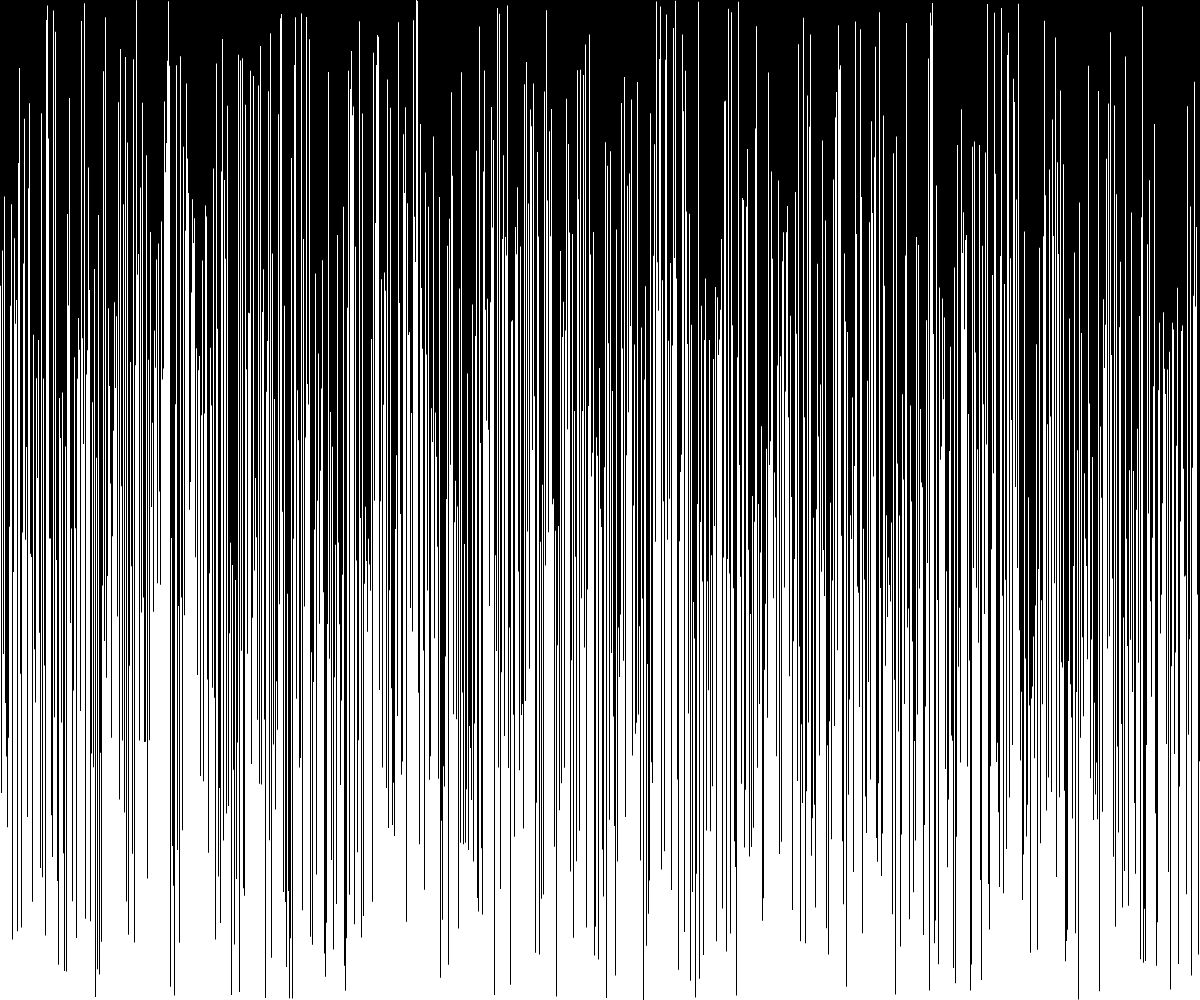
Frame 1 (no input)
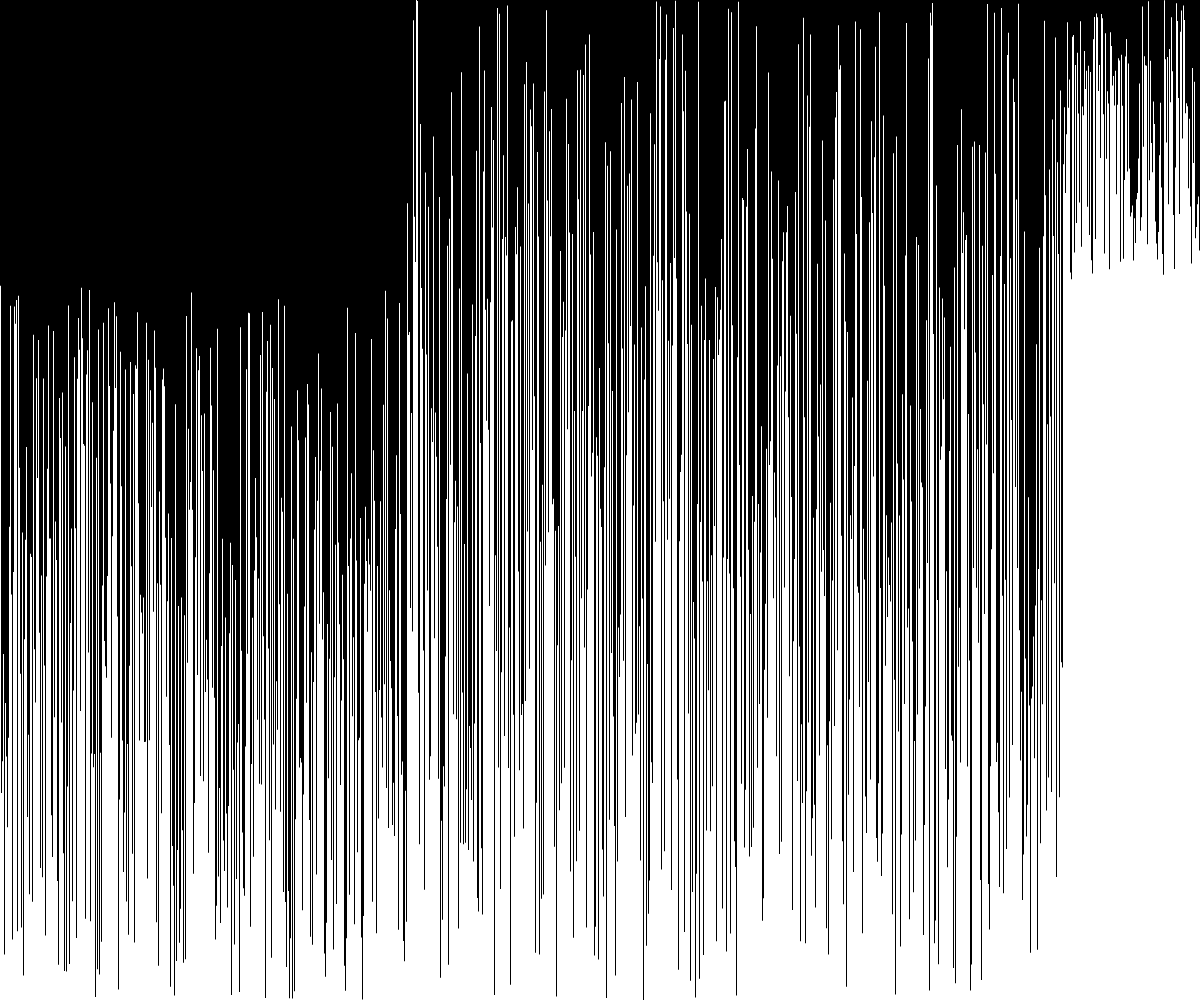
Frame 60 (no input)
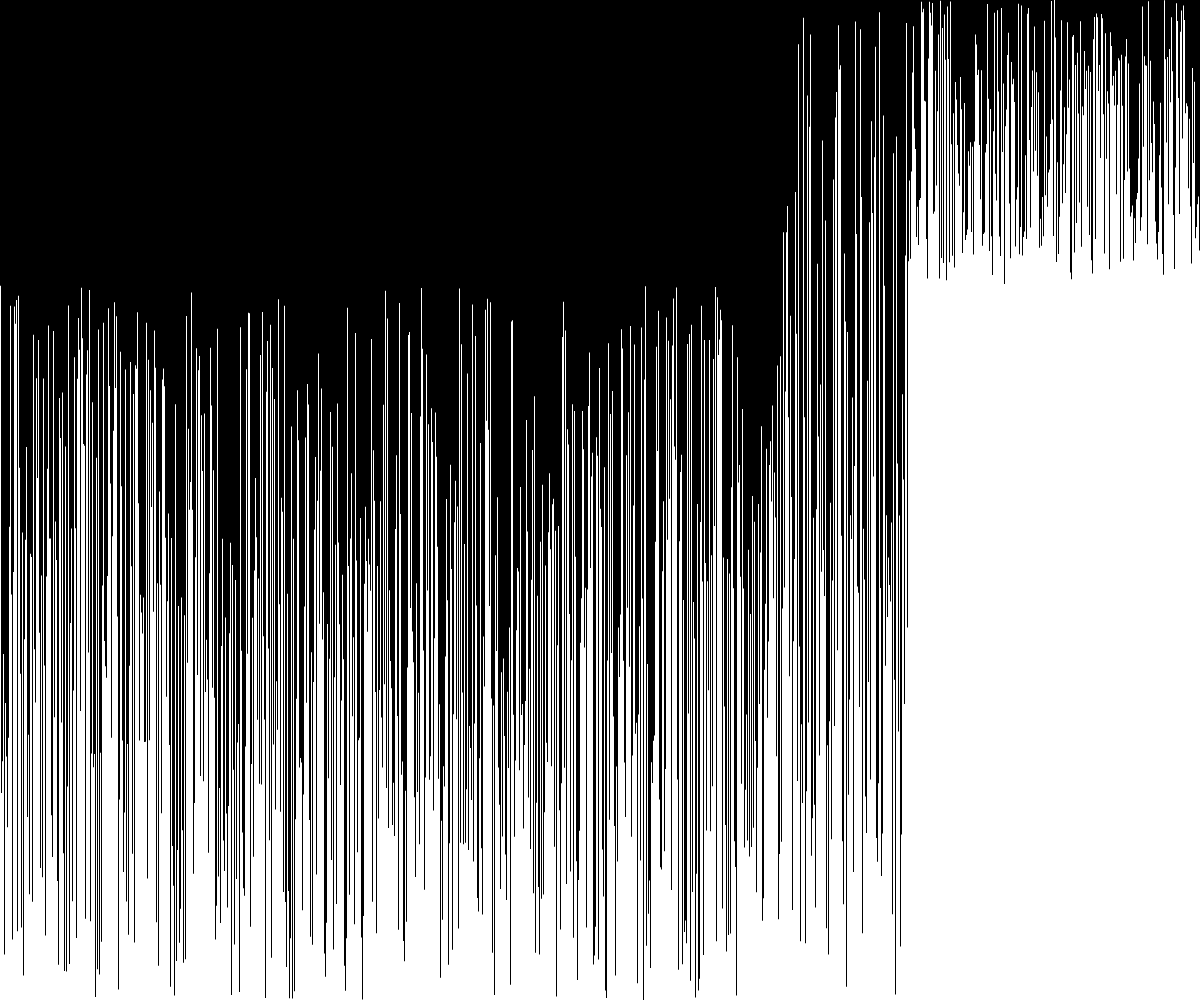
Frame 120 (the mouse pressed at the canvas centre since frame 60)

The p5.js sketch that drew these frames (run headless with seeded random() and noise() and a simulated clock; from frame 60 on, the mouse is pressed at the canvas centre):

// p5.js sketch
// ── sketch.js
let arr = [];
const w = 1;

function setup() {
  createCanvas(windowWidth, windowHeight);
  arr = new Array(floor(width / w));
  for (let i = 0; i < arr.length; i++) {
    arr[i] = random(height);
  }

  quicksort(arr, 0, arr.length - 1);
}

function draw() {
  background(0);

  noStroke();
  fill(255);
  for (let i = 0; i < arr.length; i++) {
    rect(i * w, height - arr[i], w, arr[i]);
  }

}

async function quicksort(arr, low, high) {
  if (low < high) {
    let p = await partition(arr, low, high);
    await Promise.all([
      quicksort(arr, low, p - 1),
      quicksort(arr, p + 1, high)
    ]);
  }
}

async function partition(arr, low, high) {
  let pivot = arr[low];
  let i = low;
  let j = high;
  while (i <= j) {
    while (i <= high && arr[i] <= pivot) {
      i++;
    }
    while (j > low && arr[j] > pivot) {
      j--;
    }
    if (i < j) {
      await swap(arr, i, j);
      i++;
      j--;
    }
  }
  await swap(arr, low, j);
  return j;
}

async function swap(arr, i, j) {
  await sleep(20);
  let aux = arr[i];
  arr[i] = arr[j];
  arr[j] = aux;
}

function sleep(ms) {
  return new Promise(resolve => setTimeout(resolve, ms));
}
